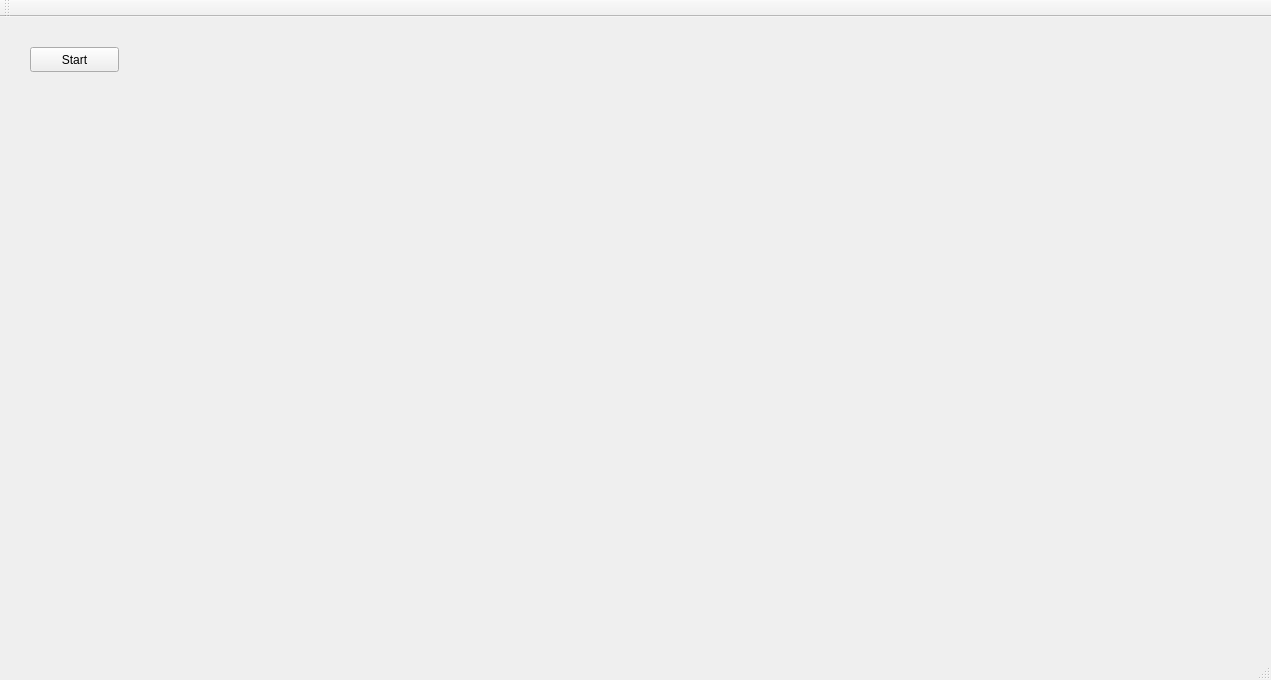
<?xml version="1.0" encoding="UTF-8"?>
<ui version="4.0">
 <class>MainWindow</class>
 <widget class="QMainWindow" name="MainWindow">
  <property name="geometry">
   <rect>
    <x>0</x>
    <y>0</y>
    <width>1271</width>
    <height>680</height>
   </rect>
  </property>
  <property name="windowTitle">
   <string>MainWindow</string>
  </property>
  <widget class="QWidget" name="centralWidget">
   <widget class="QPushButton" name="Start">
    <property name="geometry">
     <rect>
      <x>30</x>
      <y>30</y>
      <width>89</width>
      <height>25</height>
     </rect>
    </property>
    <property name="text">
     <string>Start</string>
    </property>
   </widget>
  </widget>
  <widget class="QMenuBar" name="menuBar">
   <property name="geometry">
    <rect>
     <x>0</x>
     <y>0</y>
     <width>1271</width>
     <height>28</height>
    </rect>
   </property>
  </widget>
  <widget class="QToolBar" name="mainToolBar">
   <attribute name="toolBarArea">
    <enum>TopToolBarArea</enum>
   </attribute>
   <attribute name="toolBarBreak">
    <bool>false</bool>
   </attribute>
  </widget>
  <widget class="QStatusBar" name="statusBar"/>
 </widget>
 <layoutdefault spacing="6" margin="11"/>
 <resources/>
 <connections/>
</ui>
